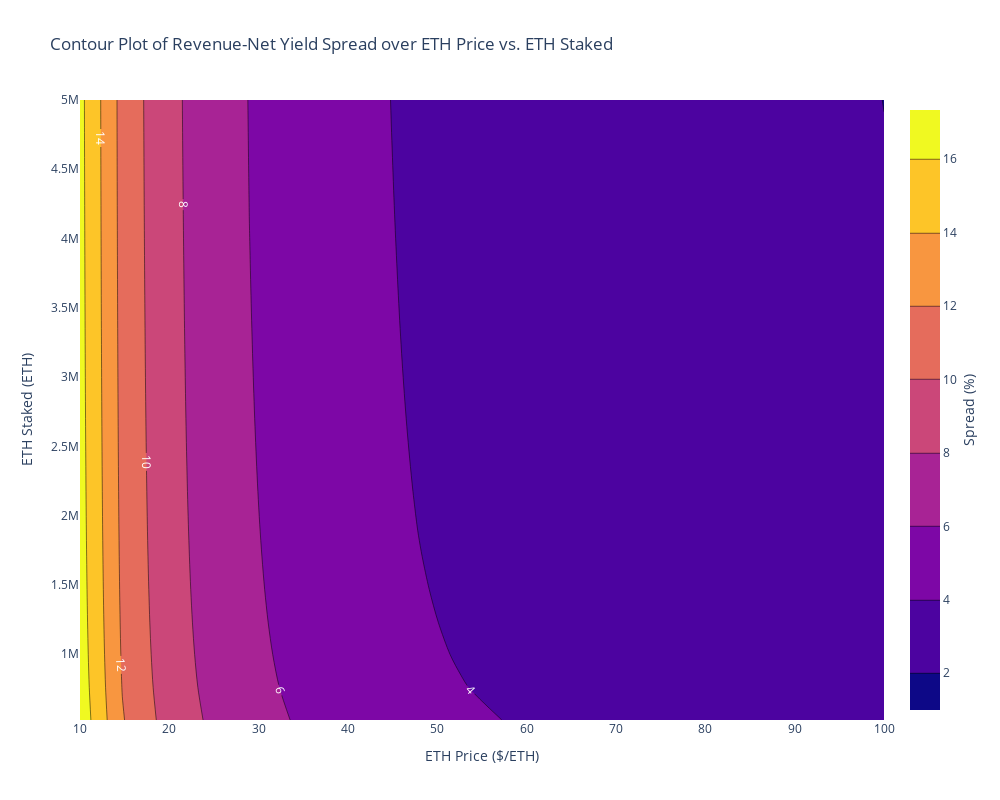

This figure's notebook cell:
### Markdown cell above
### Analysis

### Code cell
visualizations.plot_revenue_net_yield_spread(df)

### Figure 1 — Plotly figure (JSON) as saved in the notebook; plotly's stock layout.template omitted (floating-point values rounded to 4 significant figures; data arrays with more than 128 entries replaced by an {"elided": "..."} marker saying what was removed)
{"data": [{"autocontour": true, "colorbar": {"title": {"font": {"size": 14}, "side": "right", "text": "Spread (%)"}}, "contours": {"end": 16, "labelfont": {"color": "white", "size": 12}, "showlabels": true, "size": 2, "start": 2}, "line": {"smoothing": 0.85}, "type": "contour", "x": [10, 14.74, 19.47, 24.21, 28.95, 33.68, 38.42, 43.16, 47.89, 52.63, 57.37, 62.11, 66.84, 71.58, 76.32, 81.05, 85.79, 90.53, 95.26, 100], "y": [524288, 759900.0, 995400.0, 1231000.0, 1467000.0, 1702000.0, 1938000.0, 2173000.0, 2409000.0, 2644000.0, 2880000.0, 3115000.0, 3351000.0, 3587000.0, 3822000.0, 4058000.0, 4293000.0, 4529000.0, 4764000.0, 5000000], "z": {"elided": "20x20 float values"}}], "layout": {"autosize": false, "height": 800, "title": {"text": "Contour Plot of Revenue-Net Yield Spread over ETH Price vs. ETH Staked"}, "width": 1000, "xaxis": {"autorange": true, "range": [10, 100], "title": {"text": "ETH Price ($/ETH)"}, "type": "linear"}, "yaxis": {"autorange": true, "range": [524288, 5000000], "title": {"text": "ETH Staked (ETH)"}, "type": "linear"}}}
